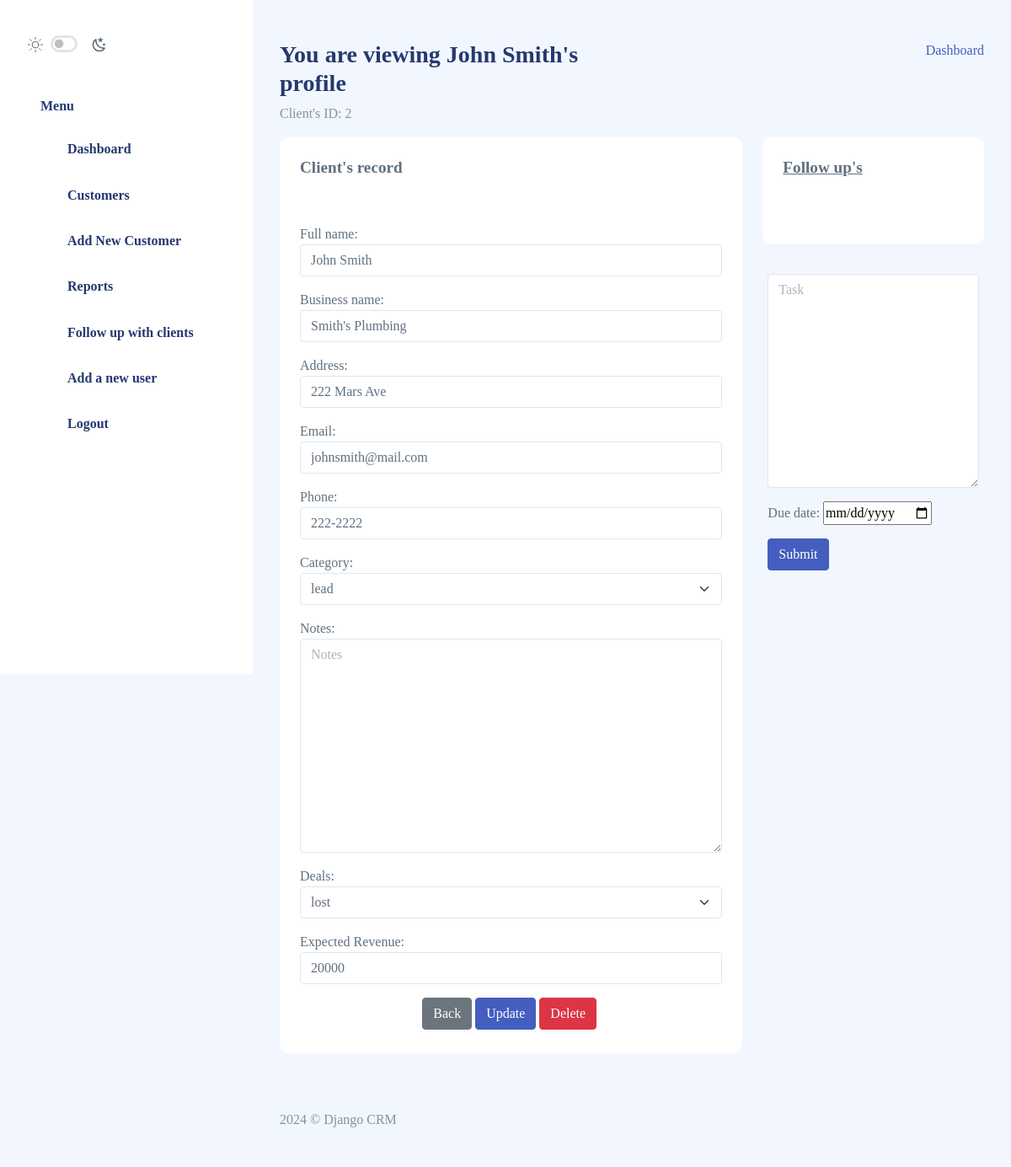
/client_record/2/ (signed in), run on an earlier commit of the app's database.
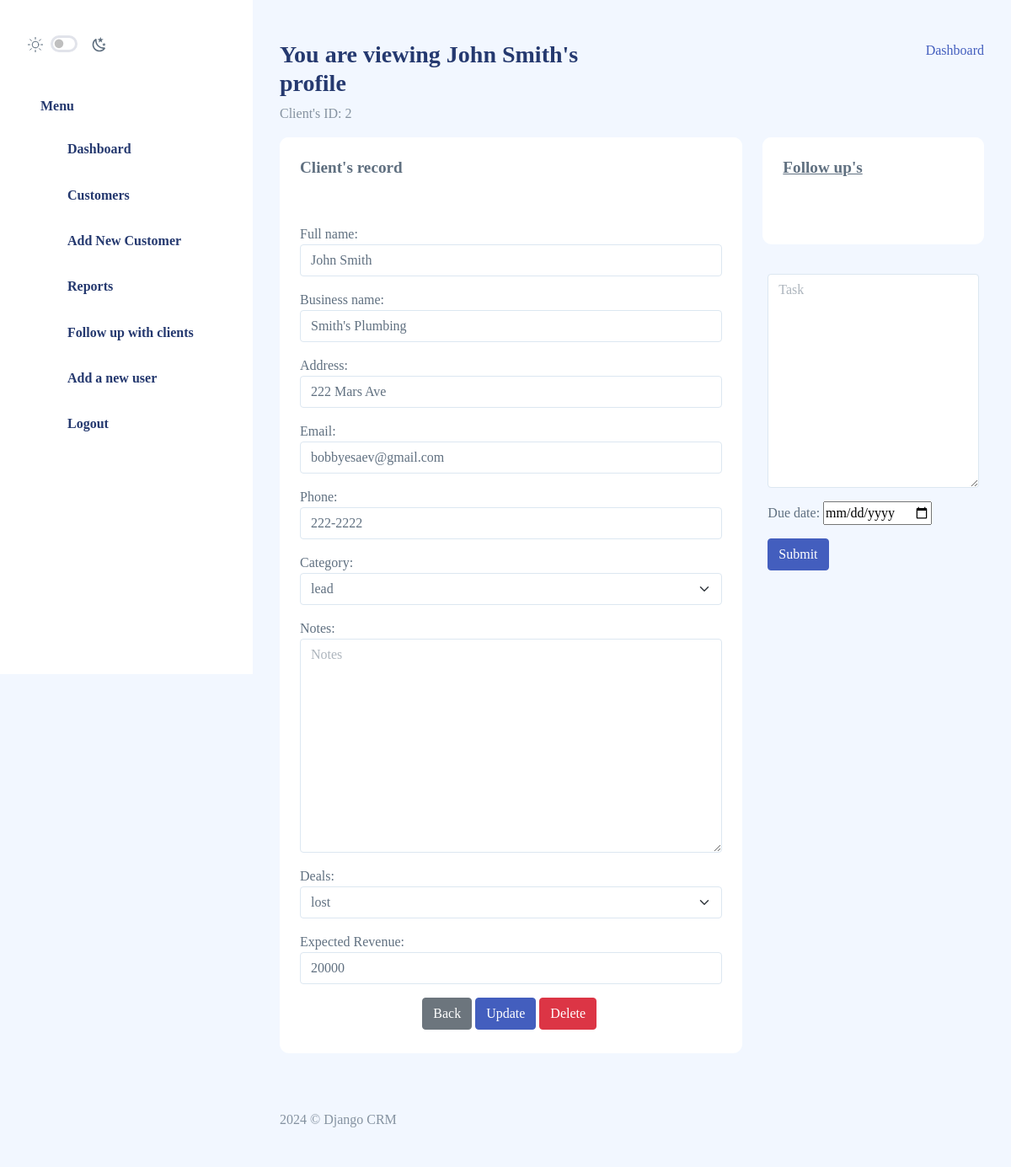
And on a later commit of the database.
### crm/models.py (models this page shows, shortened)
class Record(models.Model):
    created_at = models.DateTimeField(auto_now_add=True)
    full_name = models.CharField(max_length=50)
    biz_name = models.CharField(max_length=50, null=True, blank=True)
    address = models.CharField(max_length=50, null=True, blank=True)
    email = models.EmailField(max_length=50, null=True, blank=True)
    phone = models.CharField(max_length=50, null=True, blank=True)
    category = models.CharField(max_length=50, choices=CHOICES, default="prospect", null=True, blank=True)
    ratings = models.IntegerField(null=True, blank=True)
    notes = models.TextField(max_length=1000, null=True, blank=True)
    deal = models.CharField(max_length=50, choices=DEALS, default="wip", null=True, blank=True)
    deal_close_date = models.DateField(null=True, blank=True)
    expected_revenue = models.IntegerField(null=True, blank=True)
    owner = models.ForeignKey(settings.AUTH_USER_MODEL, null=True, blank=True, on_delete=models.CASCADE)

### crm/views.py (the view)
# urls.py: path('client_record/<int:pk>/', views.client_record, name='client_record'),
def client_record(request, pk):
    if request.user.is_authenticated:
        record = Record.objects.get(id=pk)
        todos = Todos.objects.filter(user_id=pk)
        form = AddRecordForm(request.POST or None, instance=record)
        todo_form = AddTodoForm(request.POST or None)
        if form.is_valid():
            form.save()
            return redirect('table')
        if todo_form.is_valid():
            f = todo_form.save(commit=False)
            f.user_id = record.id
            f.save()
            return redirect('table')
        return render(request, 'crm/form-layout.html', {
            'form': form,
            'todo_form': todo_form,
            'record': record,
            'todos': todos,
            })
    else:
        return redirect('login_user')

### crm/forms.py
class AddTodoForm(forms.ModelForm):
    class Meta:
        model = Todos
        fields = ('todos', 'due_date',)
        widgets = {
            'due_date': DateInput()
        }
    def __init__(self, *args, **kwargs):
        super(AddTodoForm, self).__init__(*args, **kwargs)
        self.fields['todos'].label = ''
        self.fields['todos'].widget.attrs['class'] = 'form-control'
        self.fields['todos'].widget.attrs['placeholder'] = 'Task'
        self.fields['todos'].help_text = ''

### crm/templates/crm/form-layout.html (shortened to what this page needs)
{% extends 'crm/base.html' %}
{% load static %}
{% block content %}
<body>
{% include 'crm/sidebar.html' %}
<div class="page-heading">
    <div class="page-title">
        <div class="row">
            <div class="col-8 col-md-6 order-md-1 order-last">
                <h3>You are viewing {{ record.full_name }}'s profile</h3>
                <p class="text-subtitle text-muted">Client's ID: {{ record.id }} </p>
            </div>
            <div class="col-8 col-md-6 order-md-2 order-first">
                <nav aria-label="breadcrumb" class="breadcrumb-header float-start float-lg-end">
                    <ol class="breadcrumb">
                        <li class="breadcrumb-item"><a href="{% url 'index' %}">Dashboard</a></li>
                    </ol>
                </nav>
            </div>
        </div>
    </div>
    <section id="multiple-column-form">
        <div class="row match-height">
            <div class="col-12 col-lg-8">
                <div class="card">
                    <div class="card-header">
                        <h4 class="card-title">Client's record</h4>
                    </div>
                    <div class="card-content">
                        <div class="card-body">
                            <form class="form" method="POST">
                                <div class="row">
                                    {{ form.as_p }}
                                    <div class="col-12 d-flex justify-content-center">
                                        <a href="{% url 'table' %}" class="btn btn-secondary me-1 mb-1">Back</a>
                                        <button type="submit" class="btn btn-primary me-1 mb-1">Update</button>
                                        <a href="{% url 'delete_record' record.id %}" class="btn btn-danger me-1 mb-1">Delete</a>
                                    </div>
                                </div>
                            </form>
                        </div>
                    </div>
                </div>
            </div>
            <div class="col-12 col-lg-4">
                <div class="card">
                    <div class="card-header">
                        <h4 class="card-title"><u>Follow up's</u></h4>
                    </div>
                    <div class="card-content">
                        <div class="card-body">
                        </div>
                    </div>
                  </div>
                  <div class="container">
                    <form method="POST">
                        {{ todo_form.as_p }}
                        <button type="submit" class="btn btn-primary">Submit</button>
                      </form>
                  </div>
            </div>
        </div>
    </section>
</div>
{% include 'crm/footer.html' %}
</body>
{% endblock content %}

What changed in the data, as far as the page shows it:
changed Record "John Smith": email "johnsmith@mail.com" → "bobbyesaev@gmail.com"
